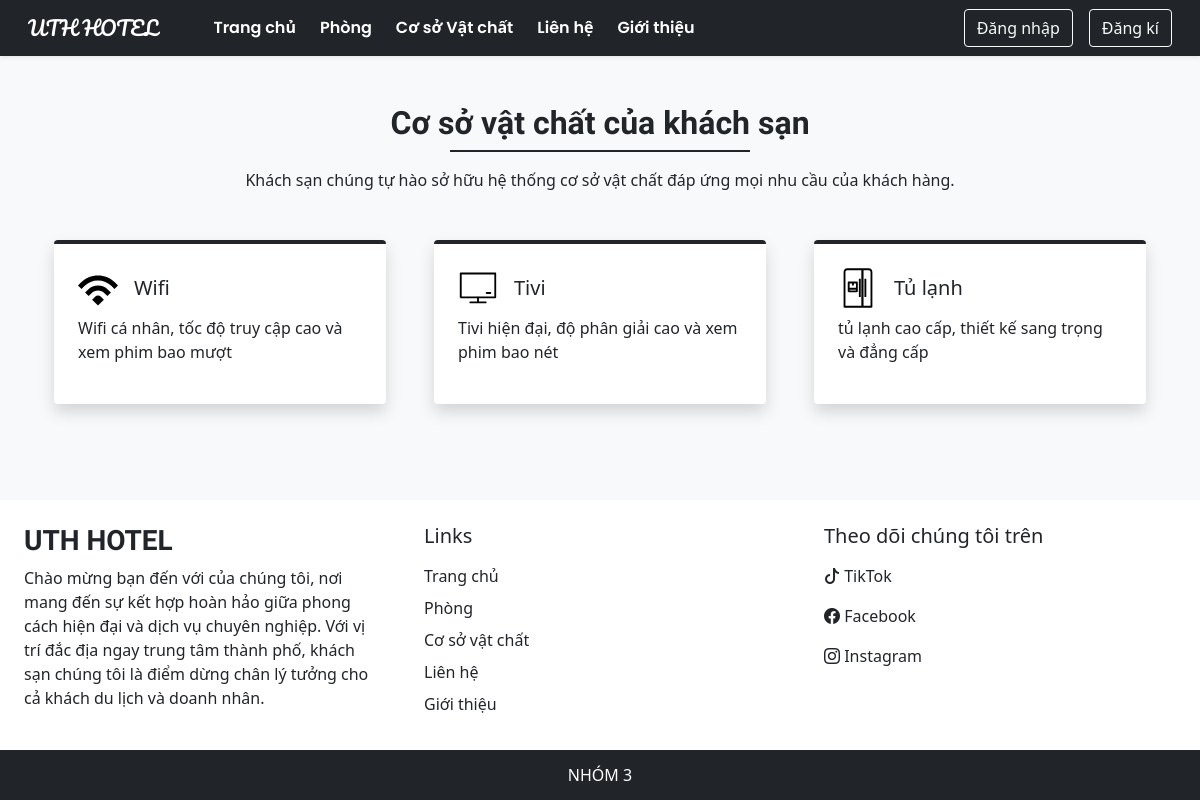
Screenshot of /facilities.php with the database file from the repository.
### tables this page shows
CREATE TABLE `settings` (
  `sr_no` int(11) NOT NULL,
  `site_title` varchar(50) NOT NULL,
  `site_about` varchar(250) NOT NULL,
  `shutdown` tinyint(1) NOT NULL
);

CREATE TABLE `facilities` (
  `id` int(11) NOT NULL,
  `icon` varchar(100) NOT NULL,
  `name` varchar(50) NOT NULL,
  `description` varchar(250) NOT NULL
);

### admin/inc/db_config.php (called while the page is built, shortened)
<?php
    function selectAll($table)
    {
       $con = $GLOBALS['con'];
       $res =  mysqli_query($con, "SELECT * FROM $table");
       return $res;
    }
    function select($sql, $values, $datatypes){
        $con = $GLOBALS['con'];
        if($stmt = mysqli_prepare($con,$sql))
        {
            mysqli_stmt_bind_param($stmt, $datatypes,...$values);
                if(mysqli_stmt_execute($stmt))
                {
                    $res = mysqli_stmt_get_result($stmt);
                    return $res;
                }
                else{
                    mysqli_stmt_close($stmt);
                    die("Truy vấn không thể thực hiện được");
                }
        }
        else{
            die("Truy vấn không thể thực hiện được");
        }
    }
?>

### facilities.php (the view, shortened to what this page needs)
<!DOCTYPE html>
<html lang="en">
<head>
    <?php require('inc/links.php')?>
</head>
<body class="bg-light">
    <?php require('inc/header.php')?>
    <div class="my-5 px-4">
        <h2 class="merienda-header text-center "> Cơ sở vật chất của khách sạn </h2>
        <div class="h-line bg-dark"></div>
        <p class="text-center mt-3">
            Khách sạn chúng tự hào sở hữu hệ thống cơ sở vật chất đáp ứng mọi nhu cầu của khách hàng.
        </p>
    </div>
    <div class="container">
        <div class="row">
            <?php
                $res=selectAll('facilities');
                $path = FACILITIES_IMG_PATH;
                while($row = mysqli_fetch_assoc($res)){
                echo<<<data
                <div class="col-lg-4 col-md-6 mb-5 px-4">
                    <div class="bg-white rounded shadow p-4 border-top border-4 border-dark pop">
                        <div class="d-flex align-items-center mb-2">
                            <img src="$path$row[icon]" width="40px">
                            <h5 class="m-0 ms-3">
                                $row[name]
                            </h5>
                        </div>
                        <p>$row[description]
                        </p>
                    </div>
                </div>
                data;
                }
          ?>
        </div>
    </div>
    <?php require('inc/footer.php')?>
</body>
</html>

### inc/header.php (shortened to what this page needs)
<nav id="nav-bar" class="navbar navbar-expand-lg navbar-light bg-dark px-lg-3 py-lg-2 shadow-sm sticky-top">
    <div class="container-fluid">
        <a class="navbar-brand me-5 pacifico-regular text-white" href="index.php"><?php echo $settings_r['site_title'] ?></a>
        <div class="collapse navbar-collapse shadow-none" id="navbarSupportedContent">
            <ul class="navbar-nav me-auto mb-2 mb-lg-0">
                <li class="nav-item">
                    <a class="nav-link me-2 text-white poppins-semibold"
                        href="index.php">Trang chủ</a>
                </li>
                <li class="nav-item">
                    <a class="nav-link me-2 text-white poppins-semibold" href="rooms.php">Phòng</a>
                </li>
                <li class="nav-item">
                    <a class="nav-link me-2 text-white poppins-semibold" href="facilities.php">Cơ sở Vật chất</a>
                </li>
                <li class="nav-item">
                    <a class="nav-link me-2 text-white poppins-semibold" href="contact.php">Liên hệ</a>
                </li>
                <li class="nav-item">
                    <a class="nav-link me-2 text-white poppins-semibold" href="about.php">Giới thiệu</a>
                </li>
            </ul>
            <div class="d-flex">
                <?php
                   if (isset($_SESSION['login']) && $_SESSION['login'] == true)
                   {
                    $path = USERS_IMG_PATH;
                    echo <<<data
                        <div class="btn-group">
                            <button type="button" class="btn btn-secondary shadow-none dropdown-toggle custom-dropdown-button" data-bs-toggle="dropdown" data-bs-display="static" aria-expanded="false">
                                <img src="$path$_SESSION[uPic]" style="width: 25px; height: 25px;" class="me-1 rounded-circle">
                                $_SESSION[uName]
                            </button>
                            <ul class="dropdown-menu dropdown-menu-lg-end custom-dropdown-menu">
                                <li><a class="dropdown-item" href="profile.php">Hồ sơ cá nhân</a></li>
                                <li><a class="dropdown-item" href="bookings.php">Đặt phòng</a></li>
                                <li><a class="dropdown-item" href="logout.php">Đăng xuất</a></li>
                            </ul>
                        </div>
                    data;
                   }
                   else{
                        echo<<<data
                            <button type="button" class="btn btn-outline-light shadow-none me-lg-3 me-2" data-bs-toggle="modal"data-bs-target="#loginModal">
                                Đăng nhập
                            </button>
                            <button type="button" class="btn btn-outline-light shadow-none" data-bs-toggle="modal"data-bs-target="#registerModal">
                                Đăng kí
                            </button>
                        data;
                   }
                ?>
            </div>
        </div>
    </div>
</nav>

### inc/footer.php (shortened to what this page needs)
<div class="container-fluid bg-white mt-5">
  <div class="row">
    <div class="col-lg-4 p-4">
      <h3 class="merienda-header fs-3 mb-2"><?php echo $settings_r['site_title'] ?></h3>
      <p>
        <?php echo $settings_r['site_about'] ?>
      </p>
    </div>
    <div class="col-lg-4 p-4">
      <h5 class="mb-3">Links</h5>
      <a href="index.php" class="d-inline-block mb-2 text-dark text-decoration-none">Trang chủ</a><br>
      <a href="rooms.php" class="d-inline-block mb-2 text-dark text-decoration-none">Phòng</a><br>
      <a href="facilities.php" class="d-inline-block mb-2 text-dark text-decoration-none">Cơ sở vật chất</a><br>
      <a href="contact.php" class="d-inline-block mb-2 text-dark text-decoration-none">Liên hệ</a><br>
      <a href="about.php" class="d-inline-block mb-2 text-dark text-decoration-none">Giới thiệu</a><br>
      </div>
      <div class="col-lg-4 p-4">
        <h5 class="mb-3">Theo dõi chúng tôi trên</h5>
        <?php
        if ($contact_r['tt'] != ''){
          echo <<< data
            <a href = "{$contact_r['tt']}" target="_blank" class="d-inline-block text-dark text-decoration-none mb-3 ">
                <i class="bi bi-tiktok"></i> TikTok
              </a>
            <br>
          data;
        }
        ?>
          <a href="<?php echo $contact_r['fb']; ?>"  target="_blank" class="d-inline-block text-dark text-decoration-none mb-3 ">
              <i class="bi bi-facebook me-l"></i> Facebook
          </a>
          <br>
            <a href="<?php echo $contact_r['insta']; ?>"  target="_blank" class="d-inline-block text-dark text-decoration-none mb-2 ">
              <i class="bi bi-instagram"></i> Instagram
          </a>
      </div>
  </div>
</div>
<h6 class="text-center bg-dark text-white p-3 m-0">NHÓM 3</h6>

### css/style.css (style rules this page uses)
:root { --teal: #66bb6a; --teal_hover: #388e3c; }
.poppins-semibold { font-family: "Poppins", system-ui; font-weight: 600; font-style: normal; }
.merienda-header { font-family: "Merienda", system-ui; font-optical-sizing: auto; font-weight: 700; font-style: normal; }
.pacifico-regular { font-family: "Pacifico", system-ui; font-weight: 400; font-style: normal; }
.h-line { width: 300px; margin: 0 auto; height: 1.7px; }

### rows the page displays
settings: site_title "UTH HOTEL", site_about "Chào mừng bạn đến với của chúng tôi, nơi mang đến sự kết hợp hoàn hảo giữa phong cách hiện đại và dịch vụ chuyên nghiệp. Với vị trí đắc địa ngay trung tâm thành phố, khách sạn chúng tôi là điểm dừng chân lý tưởng cho cả khách du lịch và doanh nhân."
facilities: icon (picture), name "Wifi", description "Wifi cá nhân, tốc độ truy cập cao và xem phim bao mượt"
facilities: icon (picture), name "Tivi", description "Tivi hiện đại, độ phân giải cao và xem phim bao nét"
facilities: icon (picture), name "Tủ lạnh", description "tủ lạnh cao cấp, thiết kế sang trọng và đẳng cấp"
